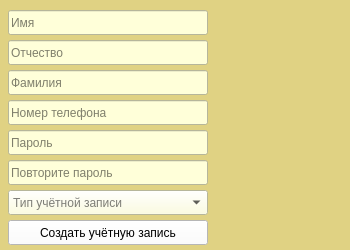
<?xml version="1.0" encoding="UTF-8"?>
<ui version="4.0">
 <class>createuser</class>
 <widget class="QWidget" name="createuser">
  <property name="geometry">
   <rect>
    <x>0</x>
    <y>0</y>
    <width>350</width>
    <height>250</height>
   </rect>
  </property>
  <property name="windowTitle">
   <string>Form</string>
  </property>
  <property name="styleSheet">
   <string notr="true">background-color: rgb(224, 210, 131);</string>
  </property>
  <widget class="QLineEdit" name="le_newName">
   <property name="geometry">
    <rect>
     <x>8</x>
     <y>10</y>
     <width>200</width>
     <height>25</height>
    </rect>
   </property>
   <property name="styleSheet">
    <string notr="true">background-color: rgb(255, 255, 217);
color: rgb(0, 0, 0);</string>
   </property>
   <property name="placeholderText">
    <string>Имя</string>
   </property>
  </widget>
  <widget class="QLineEdit" name="le_newPatronymic">
   <property name="geometry">
    <rect>
     <x>8</x>
     <y>40</y>
     <width>200</width>
     <height>25</height>
    </rect>
   </property>
   <property name="styleSheet">
    <string notr="true">background-color: rgb(255, 255, 217);
color: rgb(0, 0, 0);</string>
   </property>
   <property name="placeholderText">
    <string>Отчество</string>
   </property>
  </widget>
  <widget class="QLineEdit" name="le_newSurname">
   <property name="geometry">
    <rect>
     <x>8</x>
     <y>70</y>
     <width>200</width>
     <height>25</height>
    </rect>
   </property>
   <property name="styleSheet">
    <string notr="true">background-color: rgb(255, 255, 217);
color: rgb(0, 0, 0);</string>
   </property>
   <property name="placeholderText">
    <string>Фамилия</string>
   </property>
  </widget>
  <widget class="QLineEdit" name="le_newPhone">
   <property name="geometry">
    <rect>
     <x>8</x>
     <y>100</y>
     <width>200</width>
     <height>25</height>
    </rect>
   </property>
   <property name="styleSheet">
    <string notr="true">background-color: rgb(255, 255, 217);
color: rgb(0, 0, 0);</string>
   </property>
   <property name="placeholderText">
    <string>Номер телефона</string>
   </property>
  </widget>
  <widget class="QLineEdit" name="le_newPassword">
   <property name="geometry">
    <rect>
     <x>8</x>
     <y>130</y>
     <width>200</width>
     <height>25</height>
    </rect>
   </property>
   <property name="styleSheet">
    <string notr="true">background-color: rgb(255, 255, 217);
color: rgb(0, 0, 0);</string>
   </property>
   <property name="placeholderText">
    <string>Пароль</string>
   </property>
  </widget>
  <widget class="QLineEdit" name="le_newPasswordConfirm">
   <property name="geometry">
    <rect>
     <x>8</x>
     <y>160</y>
     <width>200</width>
     <height>25</height>
    </rect>
   </property>
   <property name="styleSheet">
    <string notr="true">background-color: rgb(255, 255, 217);
color: rgb(0, 0, 0);</string>
   </property>
   <property name="placeholderText">
    <string>Повторите пароль</string>
   </property>
  </widget>
  <widget class="QPushButton" name="qpb_createNewAccount">
   <property name="geometry">
    <rect>
     <x>8</x>
     <y>220</y>
     <width>200</width>
     <height>25</height>
    </rect>
   </property>
   <property name="styleSheet">
    <string notr="true">background-color: rgb(255, 255, 255);
color: rgb(0, 0, 0);</string>
   </property>
   <property name="text">
    <string>Создать учётную запись</string>
   </property>
  </widget>
  <widget class="QComboBox" name="cb_roles">
   <property name="geometry">
    <rect>
     <x>8</x>
     <y>190</y>
     <width>200</width>
     <height>25</height>
    </rect>
   </property>
   <property name="styleSheet">
    <string notr="true">background-color: rgb(255, 255, 217);
color: rgb(0, 0, 0);</string>
   </property>
   <property name="placeholderText">
    <string>Тип учётной записи</string>
   </property>
  </widget>
 </widget>
 <resources/>
 <connections/>
</ui>
